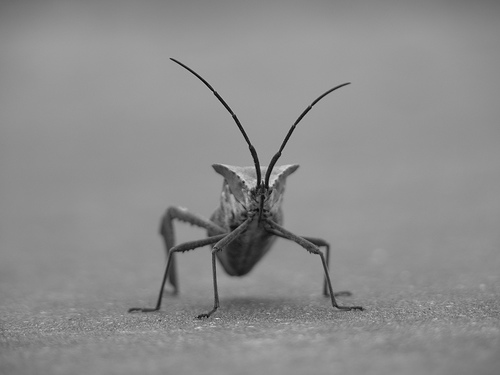
#> input picture a212data/stinkbug.png, 500 x 375 px
$ python Bug.py
#> lines starting #> are read from the running program, lines starting #| are printed output that depends on the picture
# -*- coding: utf-8 -*-
"""
Created on Mon Mar 21 12:06:19 2016

@author: joe
"""

import matplotlib.pyplot as plt
import matplotlib.image as mpimg
import numpy as np
from pathlib import Path
import a212data
datadir = a212data.__path__[0]
stinkpath = Path(datadir).joinpath('stinkbug.png')
img=mpimg.imread(str(stinkpath))
#> img is the input picture: shape (375, 500, 3) float32; min 0, max 0.851, mean 0.551
imgplot = plt.imshow(img)
lum_img = img[:,:,0]
imgplot = plt.imshow(lum_img)
imgplot.set_cmap('hot')
plt.show()
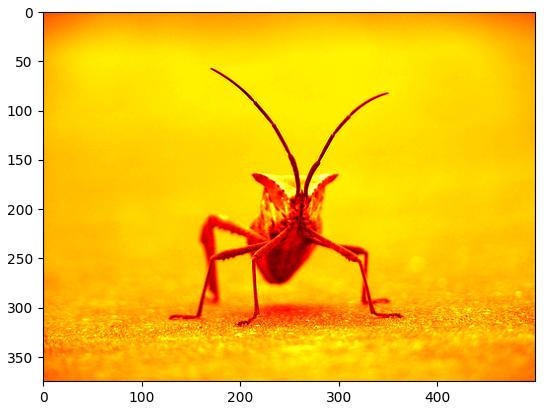
#> figure drawn by matplotlib, 1 panel

import seaborn as sns
imgplot=plt.imshow(img)
lum_ing=img[:,:,0]
imgplot=plt.imshow(lum_ing)
pal =sns.light_palette((250,100,50),input='husl', as_cmap=True)
imgplot.set_cmap(pal)
plt.show(imgplot.set_cmap(pal))
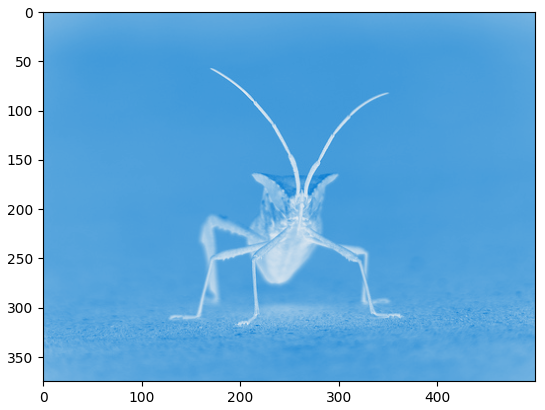
#> figure drawn by matplotlib, 1 panel

import seaborn as sns
imgplot=plt.imshow(img)
lum_ing=img[:,:,0]
imgplot=plt.imshow(lum_ing)
pal =sns.dark_palette((260,80,60),input='husl', as_cmap=True)
imgplot.set_cmap(pal)
plt.show(imgplot.set_cmap(pal))
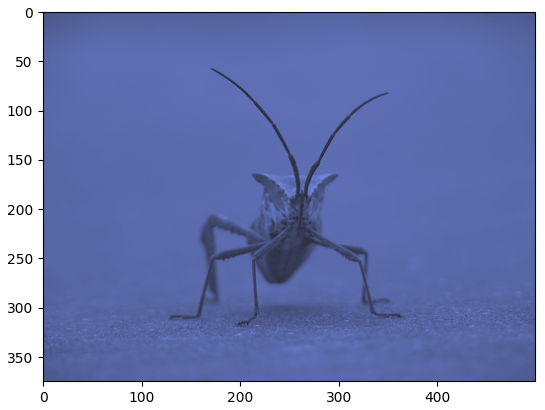
#> figure drawn by matplotlib, 1 panel

import seaborn as sns
imgplot=plt.imshow(img)
lum_ing=img[:,:,0]
imgplot=plt.imshow(lum_ing)
pal =sns.cubehelix_palette(start=4, rot=-2, as_cmap=True)
imgplot.set_cmap(pal)
plt.show(imgplot.set_cmap(pal))
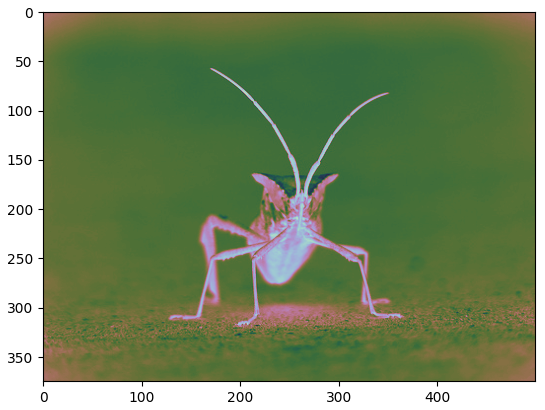
#> figure drawn by matplotlib, 1 panel
